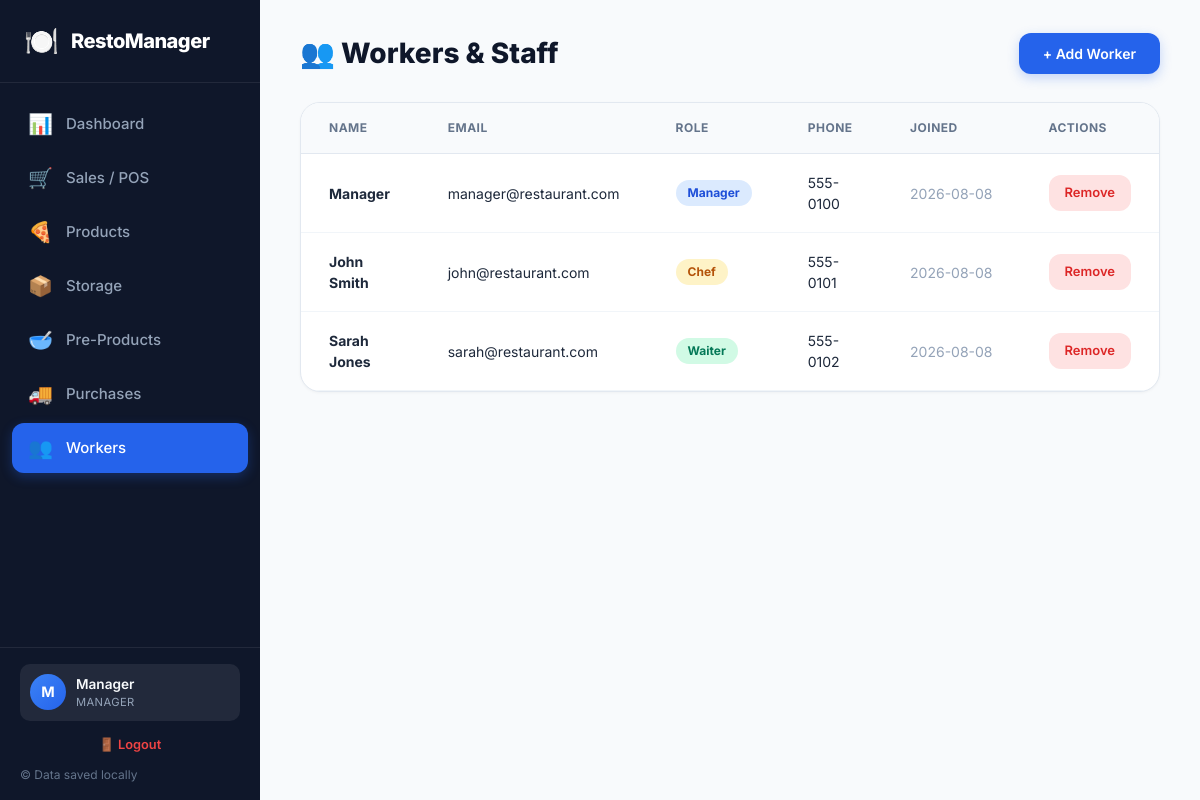
The page /workers (signed in) on the database its author committed.
### tables this page shows
CREATE TABLE users (
    id INTEGER PRIMARY KEY AUTOINCREMENT,
    name TEXT NOT NULL,
    email TEXT,
    role TEXT DEFAULT 'Waiter',
    phone TEXT,
    password TEXT,
    created_at TEXT DEFAULT CURRENT_TIMESTAMP
    );

### app.py (the view)
@app.route('/workers')
@manager_only
def workers():
    conn = get_db()
    cursor = conn.cursor()
    cursor.execute("SELECT * FROM users ORDER BY created_at DESC")
    workers = rows_to_dict(cursor.fetchall())
    conn.close()
    return render_template('workers.html', workers=workers)

### app.py (called while the page is built)
def get_db():
    conn = sqlite3.connect(DATABASE)
    conn.row_factory = sqlite3.Row
    return conn

def rows_to_dict(rows):
    return [dict(row) for row in rows]

def manager_only(f):
    @wraps(f)
    def decorated_function(*args, **kwargs):
        if 'user_id' not in session:
            return redirect(url_for('login'))
        if session.get('user_role') != 'Manager':
            flash('Access denied. Manager only.', 'error')
            return redirect('/')
        return f(*args, **kwargs)
    return decorated_function

@app.context_processor
def inject_user():
    user = None
    if 'user_id' in session:
        conn = get_db()
        cursor = conn.cursor()
        cursor.execute("SELECT * FROM users WHERE id = ?", (session['user_id'],))
        row = cursor.fetchone()
        conn.close()
        if row:
            user = dict(row)
    return dict(current_user=user)

@app.before_request
def load_user():
    g.user = None
    if 'user_id' in session:
        conn = get_db()
        cursor = conn.cursor()
        cursor.execute("SELECT * FROM users WHERE id = ?", (session['user_id'],))
        row = cursor.fetchone()
        conn.close()
        if row:
            g.user = dict(row)

### templates/workers.html (shortened to what this page needs)
{% extends "base.html" %}
{% block content %}
<div class="page-header">
    <h1>👥 Workers & Staff</h1>
    <button class="btn btn-primary" onclick="openModal('addWorkerModal')">+ Add Worker</button>
</div>
<div class="card">
    <div class="table-responsive">
        <table class="data-table">
            <thead>
                <tr>
                    <th>Name</th>
                    <th>Email</th>
                    <th>Role</th>
                    <th>Phone</th>
                    <th>Joined</th>
                    <th>Actions</th>
                </tr>
            </thead>
            <tbody>
                {% for worker in workers %}
                <tr>
                    <td><strong>{{ worker.name }}</strong></td>
                    <td>{{ worker.email or '-' }}</td>
                    <td><span class="badge badge-{{ worker.role|lower }}">{{ worker.role }}</span></td>
                    <td>{{ worker.phone or '-' }}</td>
                    <td class="cell-time">{{ worker.created_at[:10] if worker.created_at else '-' }}</td>
                    <td>
                        <a href="/workers/delete/{{ worker.id }}" class="btn btn-danger btn-sm" onclick="return confirm('Remove this worker?')">Remove</a>
                    </td>
                </tr>
                {% else %}
                <tr>
                    <td colspan="6" class="cell-empty">No workers added yet</td>
                </tr>
                {% endfor %}
            </tbody>
        </table>
    </div>
</div>
{% endblock %}

### templates/base.html (shortened to what this page needs)
<!DOCTYPE html>
<html lang="en">
<head>
    <link rel="stylesheet" href="{{ url_for('static', filename='style.css') }}">
</head>
<body>
    {% if current_user %}
    <div class="app-container">
        <aside class="sidebar" id="sidebar">
            <div class="logo">
                <span class="logo-icon">🍽️</span>
                <span class="logo-text">RestoManager</span>
            </div>
            <nav class="nav-menu">
                <a href="/" class="nav-item {% if request.path == '/' %}active{% endif %}">
                    <span class="nav-icon">📊</span>
                    <span>Dashboard</span>
                </a>
                <a href="/sales" class="nav-item {% if request.path == '/sales' %}active{% endif %}">
                    <span class="nav-icon">🛒</span>
                    <span>Sales / POS</span>
                </a>
                {% if current_user.role in ['Manager', 'Chef'] %}
                <a href="/products" class="nav-item {% if request.path == '/products' %}active{% endif %}">
                    <span class="nav-icon">🍕</span>
                    <span>Products</span>
                </a>
                <a href="/storage" class="nav-item {% if request.path == '/storage' %}active{% endif %}">
                    <span class="nav-icon">📦</span>
                    <span>Storage</span>
                </a>
                <a href="/pre-products" class="nav-item {% if request.path == '/pre-products' %}active{% endif %}">
                    <span class="nav-icon">🥣</span>
                    <span>Pre-Products</span>
                </a>
                <a href="/purchases" class="nav-item {% if request.path == '/purchases' %}active{% endif %}">
                    <span class="nav-icon">🚚</span>
                    <span>Purchases</span>
                </a>
                {% endif %}
                {% if current_user.role == 'Manager' %}
                <a href="/workers" class="nav-item {% if request.path == '/workers' %}active{% endif %}">
                    <span class="nav-icon">👥</span>
                    <span>Workers</span>
                </a>
                {% endif %}
            </nav>
            <div class="sidebar-footer">
                <div class="user-profile">
                    <div class="user-avatar">{{ current_user.name[0] }}</div>
                    <div class="user-info">
                        <span class="user-name">{{ current_user.name }}</span>
                        <span class="user-role">{{ current_user.role }}</span>
                    </div>
                </div>
                <a href="/logout" class="logout-link">🚪 Logout</a>
                <p>© Data saved locally</p>
            </div>
        </aside>
    {% endif %}
        <main class="main-content {% if not current_user %}login-page{% endif %}">
            {% block content %}{% endblock %}
        </main>
    {% if current_user %}
    </div>
    {% endif %}
</body>
</html>

### static/style.css (style rules this page uses)
* { margin: 0; padding: 0; box-sizing: border-box; }
body { font-family: 'Inter', -apple-system, BlinkMacSystemFont, 'Segoe UI', Roboto, sans-serif; background: #f8fafc; color: #1e293b; line-height: 1.5; -webkit-font-smoothing: antialiased; }
.app-container { display: flex; min-height: 100vh; }
.sidebar { width: 260px; background: #0f172a; display: flex; flex-direction: column; position: fixed; height: 100vh; z-index: 100; color: #fff; overflow-y: auto; }
.main-content { flex: 1; margin-left: 260px; padding: 32px 40px; min-height: 100vh; max-width: 1440px; }
.logo { padding: 20px 24px; display: flex; align-items: center; gap: 12px; border-bottom: 1px solid rgba(255,255,255,0.08); flex-shrink: 0; }
.logo-icon { font-size: 28px; }
.logo-text { font-size: 20px; font-weight: 800; color: #fff; letter-spacing: -0.5px; }
.nav-menu { flex: 1; padding: 16px 12px; display: flex; flex-direction: column; gap: 4px; overflow-y: auto; min-height: 0; }
.nav-item { display: flex; align-items: center; gap: 14px; padding: 10px 16px; border-radius: 12px; color: #94a3b8; text-decoration: none; font-weight: 500; font-size: 15px; transition: all 0.2s; flex-shrink: 0; }
.nav-item.active { background: #2563eb; color: #fff; box-shadow: 0 4px 12px rgba(37, 99, 235, 0.3); }
.nav-icon { font-size: 20px; width: 24px; text-align: center; }
.sidebar-footer { padding: 16px 20px; border-top: 1px solid rgba(255,255,255,0.08); font-size: 12px; color: #64748b; flex-shrink: 0; background: #0f172a; }
.table-responsive { overflow-x: auto; }
.page-header { display: flex; justify-content: space-between; align-items: center; margin-bottom: 28px; }
.page-header h1 { font-size: 28px; font-weight: 800; color: #0f172a; }
.card { background: #fff; border-radius: 20px; border: 1px solid #e2e8f0; box-shadow: 0 1px 3px rgba(0,0,0,0.04); margin-bottom: 24px; overflow: hidden; }
.data-table { width: 100%; border-collapse: collapse; }
.data-table th { text-align: left; padding: 16px 28px; font-size: 12px; font-weight: 700; color: #64748b; text-transform: uppercase; letter-spacing: 0.5px; background: #f8fafc; border-bottom: 1px solid #e2e8f0; }
.data-table td { padding: 18px 28px; border-bottom: 1px solid #f1f5f9; font-size: 14px; }
.cell-time { color: #94a3b8; font-size: 13px; white-space: nowrap; }
.badge { display: inline-block; padding: 4px 12px; border-radius: 20px; font-size: 12px; font-weight: 700; }
.btn { display: inline-flex; align-items: center; justify-content: center; gap: 8px; padding: 12px 24px; border-radius: 12px; font-size: 14px; font-weight: 600; border: none; cursor: pointer; text-decoration: none; transition: all 0.2s; font-family: inherit; }
.btn-primary { background: #2563eb; color: #fff; box-shadow: 0 4px 12px rgba(37, 99, 235, 0.25); }
.btn-danger { background: #fee2e2; color: #dc2626; }
.btn-sm { padding: 8px 16px; font-size: 13px; }
.user-profile { display: flex; align-items: center; gap: 10px; padding: 10px; background: rgba(255,255,255,0.08); border-radius: 10px; margin-bottom: 8px; }
.user-avatar { width: 36px; height: 36px; border-radius: 50%; background: linear-gradient(135deg, #3b82f6, #2563eb); color: #fff; font-weight: 700; font-size: 0.9rem; display: flex; align-items: center; justify-content: center; flex-shrink: 0; }
.user-info { display: flex; flex-direction: column; min-width: 0; }
.user-name { font-size: 0.85rem; font-weight: 600; color: #f8fafc; white-space: nowrap; overflow: hidden; text-overflow: ellipsis; }
.user-role { font-size: 0.7rem; color: #94a3b8; text-transform: uppercase; letter-spacing: 0.4px; }
.logout-link { display: block; text-align: center; padding: 6px; border-radius: 6px; color: #ef4444; font-size: 0.8rem; font-weight: 600; text-decoration: none; transition: background 0.15s; margin-bottom: 6px; }
.badge-manager { background: #dbeafe; color: #1d4ed8; }
.badge-chef { background: #fef3c7; color: #b45309; }
.badge-waiter { background: #d1fae5; color: #047857; }
body, .main-content, .app-container { overflow-x: hidden; max-width: 100vw; }
.table-responsive { overflow-x: auto; -webkit-overflow-scrolling: touch; width: 100%; }

### rows shown on the page
users: name "M", name "Manager", role "MANAGER", email "manager@restaurant.com", role "Manager", phone "555-0100", created_at "2026-08-08"
users: name "John Smith", email "john@restaurant.com", role "Chef", phone "555-0101", created_at "2026-08-08"
users: name "Sarah Jones", email "sarah@restaurant.com", role "Waiter", phone "555-0102", created_at "2026-08-08"
